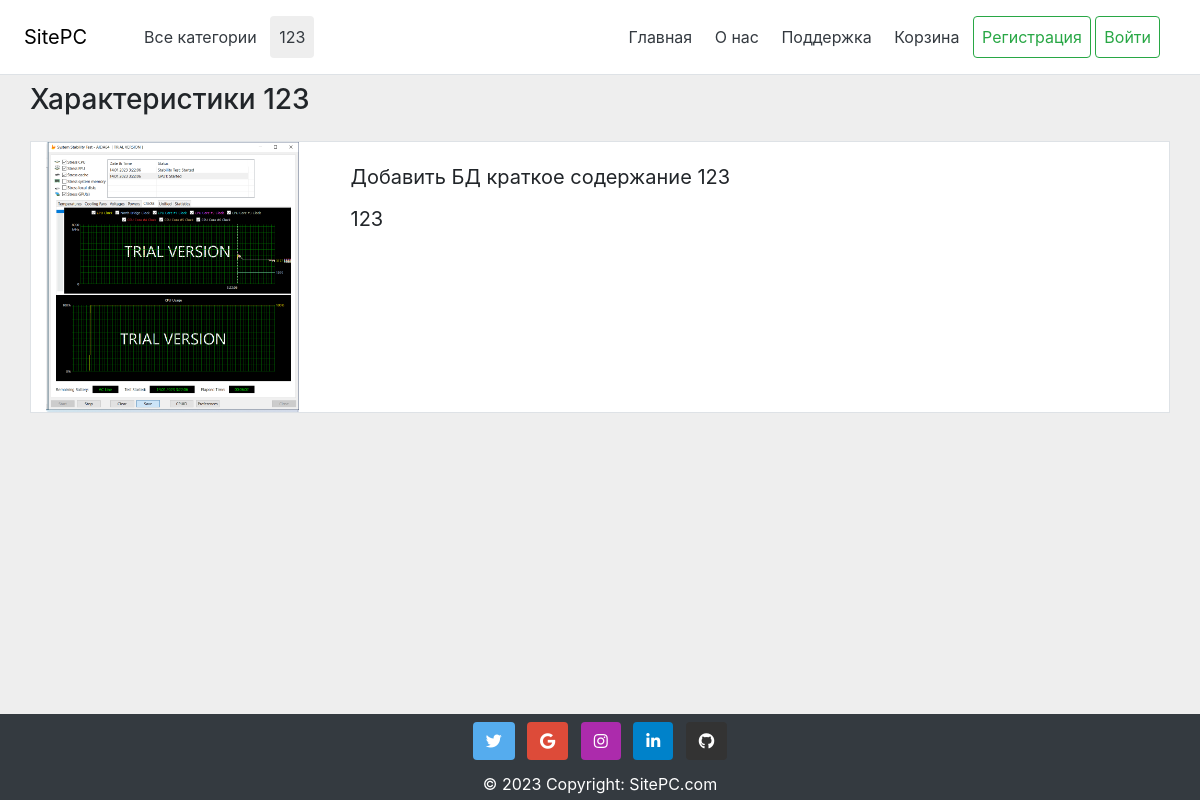
/product/123/, run on the app's committed database.
### SitePC/models.py (models this page shows, shortened)
class Category(models.Model):
    name = models.CharField(max_length=100, db_index=True)
    slug = models.SlugField(max_length=255, unique=True, db_index=True, verbose_name="URL")
    def get_absolute_url(self):
        return reverse('category', kwargs={'cat_slug': self.slug})

class PC(models.Model):
    title = models.CharField(max_length=255)
    slug = models.SlugField(max_length=255, unique=True, db_index=True, verbose_name="URL")
    components = models.CharField(max_length=255, null=True)
    content = models.TextField(blank=True)
    photo = models.ImageField(upload_to="photos/%Y/%m/%d/")
    price = models.CharField(max_length=25)
    created_at = models.DateTimeField(auto_now_add=True)
    src = models.CharField(max_length=255, null=True)
    cat = models.ForeignKey('Category', on_delete=models.PROTECT, null=True)

### SitePC/views.py (the view)
# urls.py: path('product/<slug:slug>/', ShowPC.as_view(), name = 'product'),
class ShowPC(DataMixin, DetailView):
    model = PC
    template_name = "SitePC/post.html"
    context_object_name = 'post'
    allow_empty = False
    def get_queryset(self):
        return PC.objects.filter(slug=self.kwargs['slug'])
    def get_context_data(self, *, object_list=None, **kwargs):
        context = super().get_context_data(**kwargs)
        c_def = self.get_user_context(title='Купить ' + context['post'].title, cat_selected=context['post'].cat_id)
        return dict(list(context.items()) + list(c_def.items()))

### SitePC/utils.py (called while the page is built)
    def get_user_context(self, **kwargs):
        context = kwargs
        cats = Category.objects.all()
        context['menu'] = menu
        context['cats'] = cats
        if 'cat_selected' not in context:
            context['cat_selected'] = 0
        return context

### SitePC/templates/SitePC/post.html (shortened to what this page needs)
{% extends 'SitePC/base.html' %}
{% block content %}
    <div class="container">
        <div class="row h3 mb-4 mt-2">Характеристики {{ post.title }}</div>
        <div class="row border border-5" style="background-color: white">
            <div class="col-md-3">
                <img src="{{ post.photo.url }} " class="card-img">
            </div>
            <div class="col-md-9">
                <div class="card-body">
                    <p class="card-title title_content">Добавить БД краткое содержание {{ post.title }}</p>
                    <p class="text-justify title_content">{{ post.content }}</p>
                </div>
            </div>
        </div>
    </div>
{% endblock %}

### SitePC/templates/SitePC/base.html (shortened to what this page needs)
<!DOCTYPE html>
<head>
    {% load static %}
    {% load SitePC_tags %}
    <link rel="stylesheet" type="text/css" href="{% static 'SitePC/css/bootstrap.css' %}">
    <link rel="stylesheet" type="text/css" href="{% static 'SitePC/css/datepicker.css' %}">
    <link rel="stylesheet" href="https://use.fontawesome.com/releases/v5.0.8/css/all.css">
    <link rel="stylesheet" href="{% static 'SitePC/css/style.css' %}" type="text/css" class="">
</head>
<body>
<div class="wrapper">
    {% block mainmenu %}
        <div class="d-flex flex-column flex-md-row align-items-center p-3 px-md-4 mb-10 bg-white border-bottom box-shadow">
            <h5 class="my-0 font-weight-normal"><a href="{% url 'home' %}" style="  color: black">SitePC</a>
            </h5>
            <nav class="pl-5 my-0 mr-md-auto font-weight-normal">
                {% if cat_selected == 0 %}
                    <a class="btn p-2 text-dark selected rounded" disabled href="/">Все категории</a>
                {% else %}
                    <a class="btn p-2 text-dark rounded" href="{% url 'home' %}">Все категории</a>
                {% endif %}
                {% for c in cats %}
                    {% if c.pk == cat_selected %}
                        <a class="btn p-2 text-dark rounded selected" href="{{ c.get_absolute_url }}">{{ c.name }}</a>
                    {% else %}
                        <a class="btn p-2 text-dark rounded" href="{{ c.get_absolute_url }}">{{ c.name }}</a>
                    {% endif %}
                {% endfor %}
            </nav>
            <nav class="my-2 my-md-auto mr-md-3">
                {% for m in menu %}
                    <a class="btn p-2 text-dark rounded" href="{% url m.url_name %}">{{ m.title }}</a>
                {% endfor %}
                {% if request.user.is_authenticated %}
                    <a class="btn p-2 text-dark rounded" href="{% url 'profile' %}">{{ user.email }} </a>
                    <a class="btn p-2 rounded btn-outline-danger" href="{% url 'logout' %}">Выйти</a>
                {% else %}
                    <a class="btn p-2 rounded btn-outline-success" href="{% url 'register' %}">Регистрация</a>
                    <a class="btn p-2 rounded btn-outline-success" href="{% url 'login' %}">Войти</a>
                {% endif %}
            </nav>
        </div>
    {% endblock mainmenu %}
    <div class="content">
        <section class="main_section">
            {% block content %}
            {% endblock content %}
        </section>
    </div>
    <div class="footer">
        {% block footer %}
            <footer class="bg-dark text-center text-white">
                <div class="container p-1 pb-0">
                    <section class="mb-10">
                        <a
                                class="btn text-white btn-floating m-1"
                                style="background-color: #55acee;"
                                href="#!"
                                role="button"
                        ><i class="fab fa-twitter"></i
                        ></a>
                        <a
                                class="btn text-white btn-floating m-1"
                                style="background-color: #dd4b39;"
                                href="https://www.google.ru/"
                                role="button"
                        ><i class="fab fa-google"></i
                        ></a>
                        <a
                                class="btn text-white btn-floating m-1"
                                style="background-color: #ac2bac;"
                                href="#!"
                                role="button"
                        ><i class="fab fa-instagram"></i
                        ></a>
                        <a
                                class="btn text-white btn-floating m-1"
                                style="background-color: #0082ca;"
                                href="#!"
                                role="button"
                        ><i class="fab fa-linkedin-in"></i
                        ></a>
                        <a
                                class="btn text-white btn-floating m-1"
                                style="background-color: #333333;"
                                href="https://github.com/nemooo-trash"
                                role="button"
                        ><i class="fab fa-github"></i
                        ></a>
                    </section>
                </div>
                <div class="text-center p-1 bg-dark">
                    © 2023 Copyright:
                    <a class="text-white" href="/">SitePC.com</a>
                </div>
            </footer>
            </div>
            </div>
        {% endblock footer %}
</body>
</html>

### SitePC/static/SitePC/css/style.css (style rules this page uses)
* { margin: 0; padding: 0; }
html, body { height: 100%; }
.wrapper { display: flex; flex-direction: column; height: 100%; }
.content { flex: 1 0 auto; }
.footer { flex: 0 0 auto; }
.main_section { background-color: #eee; height: 100% }
.content { background-color: #eee; }
.selected { background-color: #eee; }
.title_content { font-size: 20px; }

### data on the page
Category: name "123"
PC: title "123", photo (picture), content "123"

### other printed values
{{ m.title }} "Главная" "О нас" "Поддержка" "Корзина"
